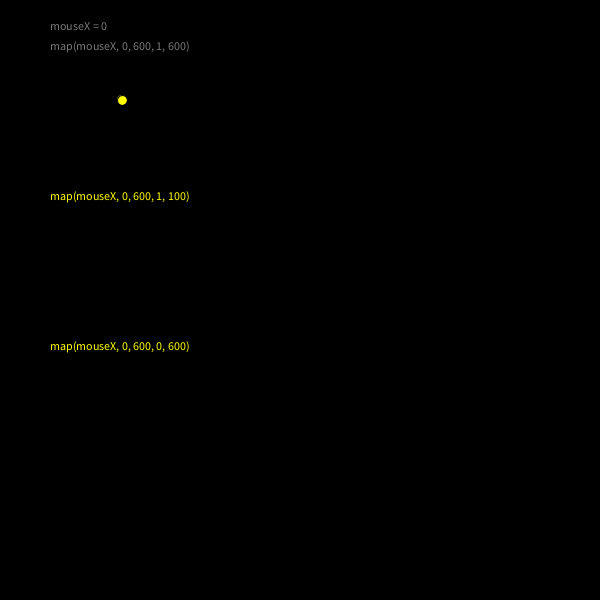
Frame 1 (no input)
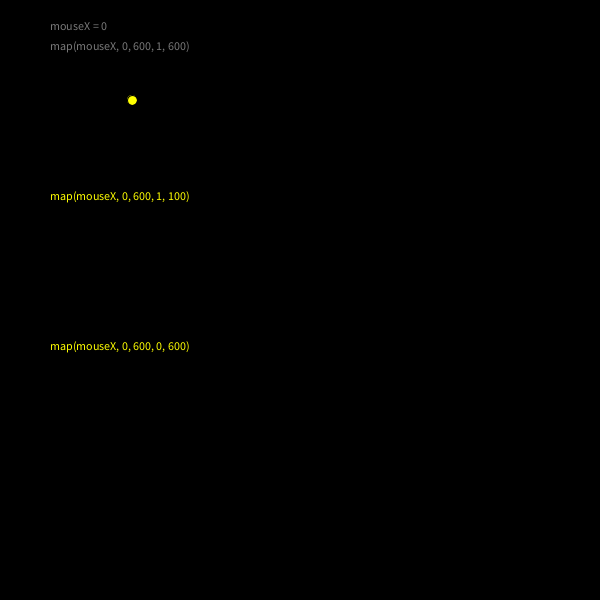
Frame 60 (the mouse pressed at the canvas centre just before this capture)
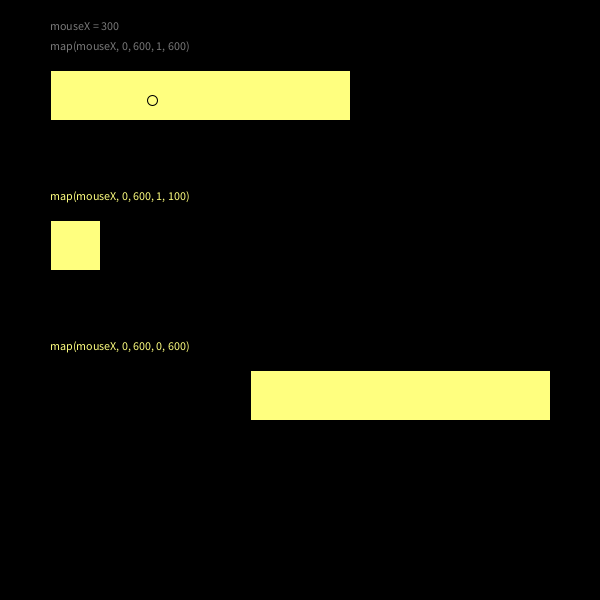
Frame 120 (the mouse held since frame 60 and released just before this capture)

The Processing sketch that drew these frames (run headless with seeded random() and noise(); from frame 60 on, the mouse is pressed at the canvas centre):

// Processing sketch: processing_163609
// ── processing_163609.pde

void setup() {
  size(600, 600);
}

void draw() {
  background(0);
  fill(120);

  text("mouseX = " + mouseX, 50, 30); // What the X value of the mouse actually is
  // Drawing a rectangle that follows the normal values 0...600
  text("map(mouseX, 0, 600, 1, 600)", 50, 50); 
  //Changing the colors based on mouseY position in the range
  //if (mouseY <200) {
    //fill(229, 161, 245);
  //} else if (200 <= mouseY && mouseY < 400) {
    //fill(245, 59, 146);
  //} else if (400 <= mouseY && mouseY < 600) {
    //fill(85, 17, 247);
  //}
  //Changing the color in a grayscale
  //fill(map(mouseY,0,600,0,255),255,255);
  //Changing the R color in the scale
  //fill(map(mouseY,0,600,0,255),255,255);
  //Changing the G color in the scale
  //fill(255,map(mouseY,0,600,0,255),255);
  //Changing the B color in the scale
  fill(255,255,map(mouseY,0,600,0,255));
  rect(50, 70, map(mouseX, 0, 600, 1, 600), 50);  

  int x = int(map(second(),1,60,0,600));
  ellipse(x,100,10,10);


  // Drawing a rectangle that using map to nicely reduce 0-600 to 0-100
  text("map(mouseX, 0, 600, 1, 100)", 50, 200); 
  rect(50, 220, map(mouseX, 0, 600, 1, 100), 50);
  //flip the rectangle
  text("map(mouseX, 0, 600, 0, 600)", 50, 350);
  rect(width-50, 370, -map(mouseX, 0, 600, 0, 600), 50);
}
